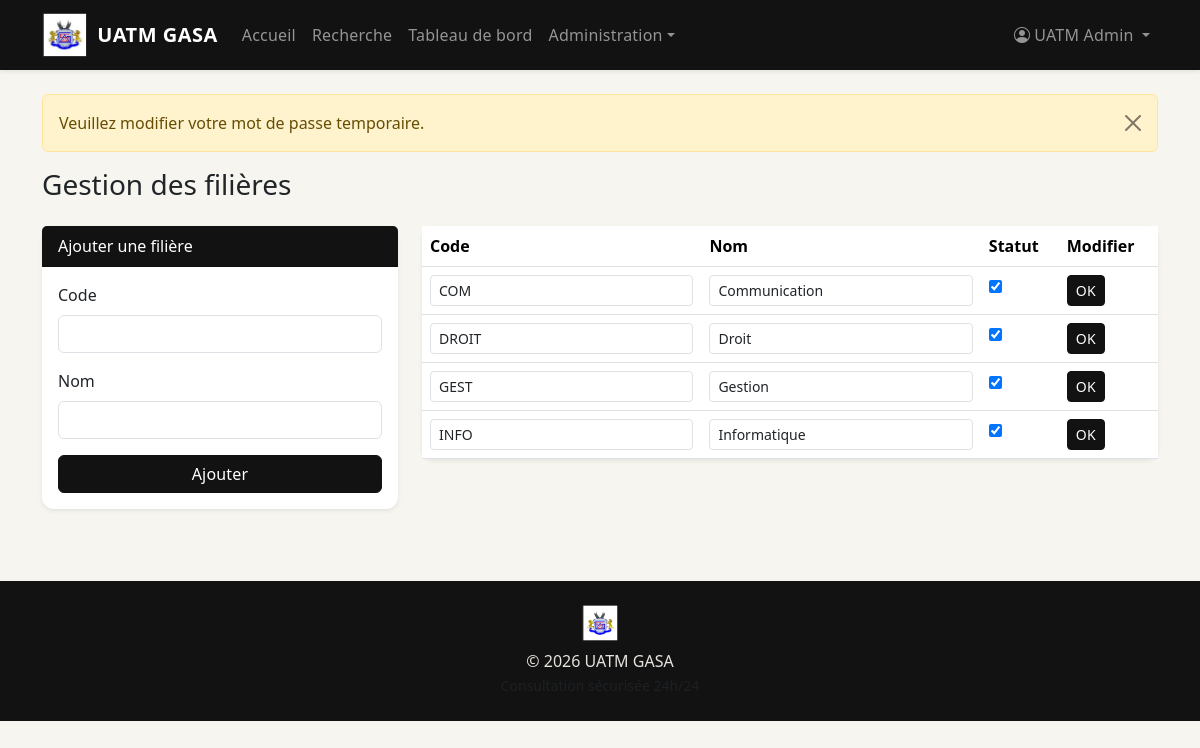
The app's page /index.php?page=admin&action=filieres (signed in) with its own data.
### tables this page shows
CREATE TABLE filieres (
  id INT AUTO_INCREMENT PRIMARY KEY,
  code VARCHAR(30) NOT NULL UNIQUE,
  nom VARCHAR(150) NOT NULL,
  actif TINYINT(1) NOT NULL DEFAULT 1,
  created_at DATETIME NOT NULL DEFAULT CURRENT_TIMESTAMP
);

### app/core/Controller.php (called while the page is built, shortened)
<?php
abstract class Controller
{
    protected function view(string $view, array $data = [], string $layout = 'main'): void
    {
        extract($data, EXTR_SKIP);
        require VIEW_PATH . '/layouts/' . $layout . '.php';
    }
}

### app/controllers/AdminController.php (called while the page is built, shortened)
<?php
class AdminController extends Controller
{
    public function filieres(): void
    {
        $filieres = Filiere::all();
        $this->view('admin/filieres', compact('filieres'));
    }
}

### routes/web.php (called while the page is built, shortened)
<?php
$page = $_GET['page'] ?? 'home';
$action = $_GET['action'] ?? 'index';
$controller = new $controllerName();
$methodMap = [
    'login' => 'login',
    'forgot-password' => 'forgotPassword',
    'change-password' => 'changePassword',
];
$method = $methodMap[$page] ?? $action;
$controller->$method();

### index.php (called while the page is built, shortened)
<?php
function e(?string $value): string
{
    return htmlspecialchars((string) $value, ENT_QUOTES, 'UTF-8');
}
require_once BASE_PATH . '/routes/web.php';

### app/models/Filiere.php (called while the page is built, shortened)
<?php
class Filiere
{
    public static function all(bool $activeOnly = false): array
    {
        $db = Database::getConnection();
        $sql = 'SELECT * FROM filieres';
        $sql .= ' ORDER BY nom';
        return $db->query($sql)->fetchAll();
    }
}

### app/views/admin/filieres.php (the view, shortened to what this page needs)
<h1 class="h3 mb-4">Gestion des filières</h1>
<div class="row g-4">
    <div class="col-lg-4" data-aos="fade-right">
        <div class="card border-0 shadow-sm">
            <div class="card-header bg-uatm text-white">Ajouter une filière</div>
            <div class="card-body">
                <form method="post">
                    <div class="mb-3"><label class="form-label">Code</label><input type="text" name="code" class="form-control" required></div>
                    <div class="mb-3"><label class="form-label">Nom</label><input type="text" name="nom" class="form-control" required></div>
                    <button class="btn btn-uatm w-100">Ajouter</button>
                </form>
            </div>
        </div>
    </div>
    <div class="col-lg-8" data-aos="fade-left">
        <div class="card border-0 shadow-sm">
            <div class="table-responsive">
                <table class="table mb-0">
                    <thead><tr><th>Code</th><th>Nom</th><th>Statut</th><th>Modifier</th></tr></thead>
                    <tbody>
                    <?php foreach ($filieres as $f): ?>
                    <tr>
                        <form method="post">
                            <td><input type="text" name="code" class="form-control form-control-sm" value="<?= e($f['code']) ?>"></td>
                            <td><input type="text" name="nom" class="form-control form-control-sm" value="<?= e($f['nom']) ?>"></td>
                            <td><input type="checkbox" name="actif" <?= $f['actif'] ? 'checked' : '' ?>></td>
                            <td><button class="btn btn-sm btn-uatm">OK</button></td>
                        </form>
                    </tr>
                    <?php endforeach; ?>
                    </tbody>
                </table>
            </div>
        </div>
    </div>
</div>

### public/assets/css/style.css (style rules this page uses)
:root { --uatm-blue: #121212; --uatm-blue-light: #b08d57; --uatm-gray: #f7f5ef; --uatm-gray-dark: #ece7db; }
body { background-color: var(--uatm-gray); font-family: 'Segoe UI', system-ui, sans-serif; }
.bg-uatm { background-color: var(--uatm-blue) !important; }
.btn-uatm { background-color: var(--uatm-blue); border-color: var(--uatm-blue); color: #fff; transition: all 0.3s ease; }
.navbar, .table-uatm, .btn-uatm { letter-spacing: 0.2px; }
.table [data-aos] { opacity: 1 !important; transform: none !important; }
.card { border-radius: 0.75rem; }

### records on screen
filieres: code "COM", nom "Communication", actif "☑"
filieres: code "DROIT", nom "Droit", actif "☑"
filieres: code "GEST", nom "Gestion", actif "☑"
filieres: code "INFO", nom "Informatique", actif "☑"

### other values on screen
$currentUser['prenom'] . ' ' . $currentUser['nom'] "UATM Admin"
$flash['message'] "Veuillez modifier votre mot de passe temporaire."
